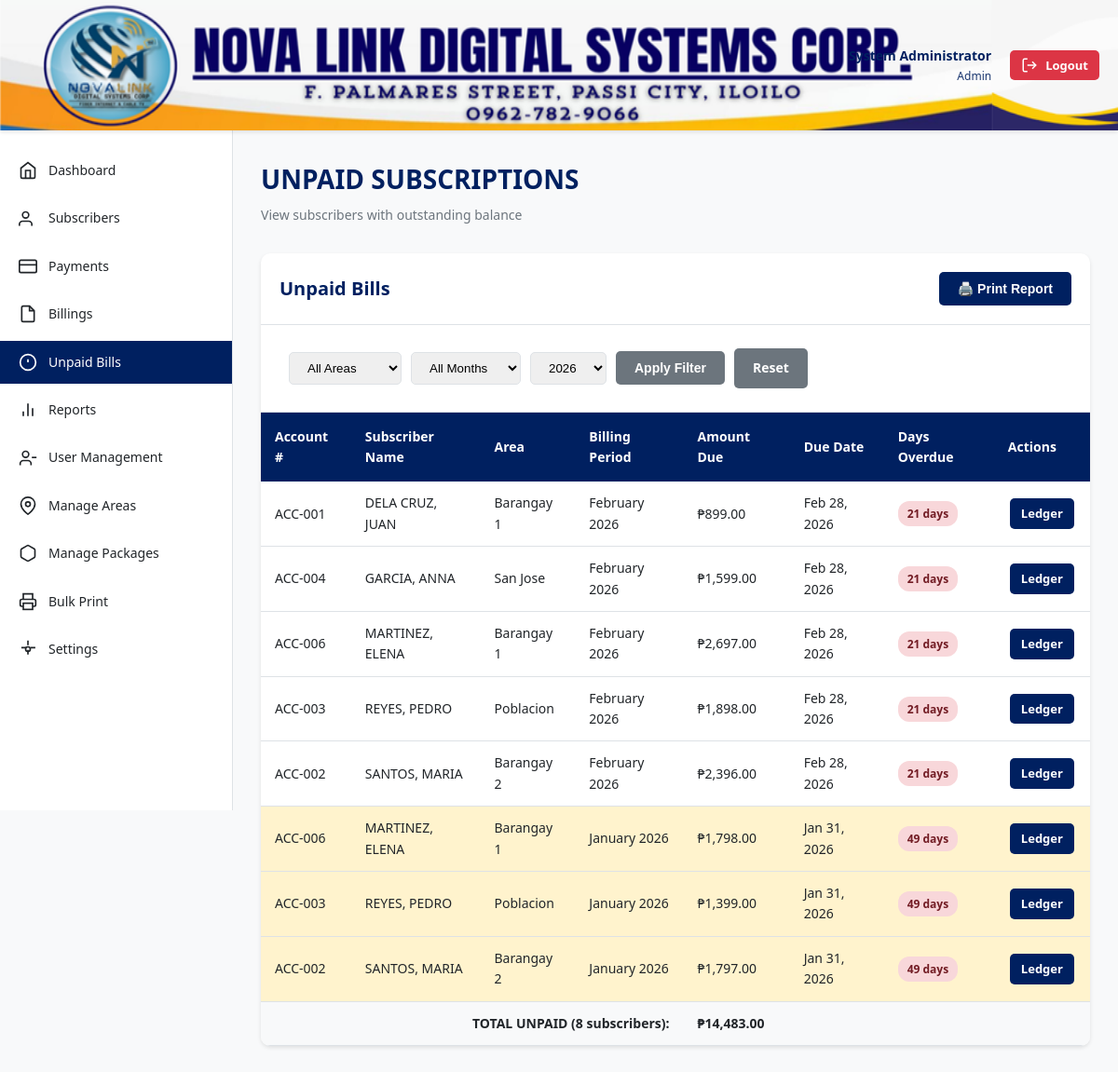
Page /unpaid.php (signed in) on the committed database.
### tables this page shows
CREATE TABLE IF NOT EXISTS customers (
    customer_id INT PRIMARY KEY AUTO_INCREMENT,
    account_number VARCHAR(50) UNIQUE NOT NULL,
    subscriber_name VARCHAR(150) NOT NULL,
    account_name VARCHAR(150),

     
    first_name VARCHAR(100),
    middle_name VARCHAR(100),
    last_name VARCHAR(100),

     
    acct_name VARCHAR(150),
    password_field VARCHAR(100),

    address TEXT NOT NULL,
    area_id INT,
    tel_no VARCHAR(50),
    package_id INT,
    bandwidth_mbps INT,
    monthly_fee DECIMAL(10,2),
    installation_date DATE,
    date_connected DATE,
    disconnection_date DATE NULL,

     
    status ENUM('active', 'disconnected', 'reconnected', 'pending_installation', 'hold_disconnection') DEFAULT 'active',

    router_serial VARCHAR(100),

     
    port_number VARCHAR(50),
    lcp_number VARCHAR(50),
    nap_number VARCHAR(50),
    nap_output VARCHAR(50),
    fiber_output VARCHAR(50),
    serial_number VARCHAR(100),
    mac_address VARCHAR(50),
    installed_by VARCHAR(100),

    code_number VARCHAR(50),
    remarks TEXT,
    created_at TIMESTAMP DEFAULT CURRENT_TIMESTAMP,
    updated_at TIMESTAMP DEFAULT CURRENT_TIMESTAMP ON UPDATE CURRENT_TIMESTAMP,

    FOREIGN KEY (area_id) REFERENCES areas(area_id) ON DELETE SET NULL,
    FOREIGN KEY (package_id) REFERENCES packages(package_id) ON DELETE SET NULL,
    INDEX idx_account_number (account_number),
    INDEX idx_subscriber_name (subscriber_name),
    INDEX idx_area (area_id),
    INDEX idx_status (status)
);

CREATE TABLE IF NOT EXISTS areas (
    area_id INT PRIMARY KEY AUTO_INCREMENT,
    area_name VARCHAR(100) NOT NULL UNIQUE,
    description TEXT,
    created_at TIMESTAMP DEFAULT CURRENT_TIMESTAMP,
    INDEX idx_area_name (area_name)
);

CREATE TABLE IF NOT EXISTS billings (
    billing_id INT PRIMARY KEY AUTO_INCREMENT,
    customer_id INT NOT NULL,
    billing_month INT NOT NULL,
    billing_year INT NOT NULL,
    internet_fee DECIMAL(10,2) DEFAULT 0.00,
    cable_fee DECIMAL(10,2) DEFAULT 0.00,
    service_fee DECIMAL(10,2) DEFAULT 0.00,
    material_fee DECIMAL(10,2) DEFAULT 0.00,
    previous_balance DECIMAL(10,2) DEFAULT 0.00,
    total_amount DECIMAL(10,2) NOT NULL,
    discount DECIMAL(10,2) DEFAULT 0.00,
    net_amount DECIMAL(10,2) NOT NULL,
    status ENUM('unpaid', 'paid', 'partial') DEFAULT 'unpaid',
    due_date DATE,
    auto_generated TINYINT(1) DEFAULT 1,
    created_at TIMESTAMP DEFAULT CURRENT_TIMESTAMP,
    updated_at TIMESTAMP DEFAULT CURRENT_TIMESTAMP ON UPDATE CURRENT_TIMESTAMP,
    FOREIGN KEY (customer_id) REFERENCES customers(customer_id) ON DELETE CASCADE,
    UNIQUE KEY unique_customer_month (customer_id, billing_month, billing_year),
    INDEX idx_customer (customer_id),
    INDEX idx_billing_period (billing_year, billing_month),
    INDEX idx_status (status)
);

### config.php (called while the page is built, shortened)
<?php
function format_currency($amount) {
    return '₱' . number_format($amount, 2);
}
function get_month_name($month) {
    $months = [
        1 => 'January', 2 => 'February', 3 => 'March', 4 => 'April',
        5 => 'May', 6 => 'June', 7 => 'July', 8 => 'August',
        9 => 'September', 10 => 'October', 11 => 'November', 12 => 'December'
    ];
    return $months[$month] ?? '';
}
?>

### unpaid.php (the view, shortened to what this page needs)
<?php
require_once 'config.php';
$conn = getDBConnection();
$year_filter = isset($_GET['year']) ? intval($_GET['year']) : date('Y');
$sql = "SELECT c.customer_id, c.account_number, c.subscriber_name, c.address, c.tel_no,
        a.area_name, b.billing_id, b.billing_month, b.billing_year, b.net_amount,
        b.due_date, DATEDIFF(CURDATE(), b.due_date) as days_overdue
        FROM customers c
        JOIN billings b ON c.customer_id = b.customer_id
        LEFT JOIN areas a ON c.area_id = a.area_id
        WHERE b.status IN ('unpaid', 'partial')
        AND c.status IN ('active','reconnected','hold_disconnection')";
if ($year_filter > 0) $sql .= " AND b.billing_year = $year_filter";
$sql .= " ORDER BY b.billing_year DESC, b.billing_month DESC, c.subscriber_name ASC";
$result = $conn->query($sql);
$total_unpaid = 0; $total_customers = 0;
?>
<!DOCTYPE html>
<html lang="en">
<head>
    <link rel="stylesheet" href="css/style.css">
</head>
<body>
    <?php include 'includes/header.php'; ?>
    <div class="container">
        <?php include 'includes/sidebar.php'; ?>
        <main class="main-content">
            <div class="page-header no-print">
                <div>
                    <h1>Unpaid Subscriptions</h1>
                    <p>View subscribers with outstanding balance</p>
                </div>
            </div>
            <div class="table-container">
                <div class="table-header no-print">
                    <h2>Unpaid Bills</h2>
                    <button onclick="window.print()" class="btn btn-primary">🖨️ Print Report</button>
                </div>
                <div class="table-filter-bar no-print">
                    <form method="GET" class="filter-group">
                        <select name="area"><option value="0">All Areas</option>
                        </select>
                        <select name="month"><option value="0">All Months</option>
                        </select>
                        <select name="year">
                            <?php for ($y=date('Y');$y>=date('Y')-2;$y--): ?>
                            <option value="<?php echo $y; ?>" <?php echo $year_filter==$y?'selected':''; ?>><?php echo $y; ?></option>
                            <?php endfor; ?>
                        </select>
                        <button type="submit" class="btn btn-secondary">Apply Filter</button>
                        <a href="unpaid.php" class="btn btn-secondary">Reset</a>
                    </form>
                </div>
                <table>
                    <thead><tr>
                        <th>Account #</th>
                        <th>Subscriber Name</th>
                        <th>Area</th>
                        <th>Billing Period</th>
                        <th>Amount Due</th>
                        <th>Due Date</th>
                        <th>Days Overdue</th>
                        <th class="actions-col no-print">Actions</th>
                    </tr></thead>
                    <tbody>
                        <?php if ($result->num_rows > 0): while ($row = $result->fetch_assoc()): $total_unpaid += $row['net_amount']; $total_customers++; ?>
                        <tr class="<?php echo $row['days_overdue']>30?'table-row-overdue':''; ?>">
                            <td><?php echo htmlspecialchars($row['account_number']); ?></td>
                            <td><?php echo htmlspecialchars($row['subscriber_name']); ?></td>
                            <td><?php echo htmlspecialchars($row['area_name']??'N/A'); ?></td>
                            <td><?php echo get_month_name($row['billing_month']).' '.$row['billing_year']; ?></td>
                            <td><?php echo format_currency($row['net_amount']); ?></td>
                            <td><?php echo $row['due_date']?date('M d, Y',strtotime($row['due_date'])):'N/A'; ?></td>
                            <td>
                                <?php if ($row['days_overdue'] > 0): ?>
                                    <span class="badge badge-danger"><?php echo $row['days_overdue']; ?> days</span>
                                <?php else: ?>
                                    <span class="badge badge-warning">Due soon</span>
                                <?php endif; ?>
                            </td>
                            <td class="actions-col no-print">
                                <a href="customer_ledger.php?id=<?php echo $row['customer_id']; ?>" class="btn btn-sm btn-primary">Ledger</a>
                            </td>
                        </tr>
                        <?php endwhile; ?>
                        <tr class="table-row-total">
                            <td colspan="4" class="text-right">TOTAL UNPAID (<?php echo $total_customers; ?> subscribers):</td>
                            <td><?php echo format_currency($total_unpaid); ?></td>
                            <td colspan="3"></td>
                        </tr>
                        <?php else: ?>
                        <tr><td colspan="8" class="text-center">No unpaid bills found</td></tr>
                        <?php endif; ?>
                    </tbody>
                </table>
            </div>
        </main>
    </div>
</body>
</html>

### css/style.css (style rules this page uses)
:root { --primary-color: #002060; --primary-dark: #001540; --primary-light: #003080; --secondary-color: #0066cc; --success-color: #28a745; --danger-color: #dc3545; --warning-color: #ffc107; --info-color: #17a2b8; --light-gray: #f8f9fa; --medium-gray: #e9ecef; --dark-gray: #6c757d; --text-color: #212529; --border-color: #dee2e6; --white: #ffffff; --shadow: 0 2px 4px rgba(0, 0, 0, 0.1); --shadow-lg: 0 4px 8px rgba(0, 0, 0, 0.15); }
* { margin: 0; padding: 0; box-sizing: border-box; }
body { font-family: 'Segoe UI', Tahoma, Geneva, Verdana, sans-serif; font-size: 14px; line-height: 1.6; color: var(--text-color); background-color: var(--light-gray); }
.btn { display: inline-flex; align-items: center; justify-content: center; gap: 8px; padding: 10px 20px; border: none; border-radius: 5px; font-size: 14px; font-weight: 600; cursor: pointer; transition: all 0.3s ease; text-decoration: none; }
.btn-primary { background: var(--primary-color); color: var(--white); }
.btn-secondary { background: var(--dark-gray); color: var(--white); }
.btn-sm { padding: 6px 12px; font-size: 13px; vertical-align: middle; }
table td .btn { margin: 2px; }
.container { display: flex; min-height: calc(100vh - 70px); }
.main-content { flex: 1; padding: 30px; overflow-y: auto; }
.page-header { margin-bottom: 30px; display: flex; justify-content: space-between; align-items: flex-start; }
.page-header h1 { font-size: 28px; color: var(--primary-color); margin-bottom: 5px; text-transform: uppercase; }
.page-header p { color: var(--dark-gray); }
.table-container { background: var(--white); border-radius: 10px; box-shadow: var(--shadow); overflow: hidden; }
.table-header { display: flex; justify-content: space-between; align-items: center; padding: 20px; border-bottom: 1px solid var(--border-color); }
.table-header h2 { font-size: 20px; color: var(--primary-color); }
.table-filter-bar { padding: 15px; border-bottom: 1px solid var(--border-color); }
.filter-group { display: flex; gap: 10px; align-items: center; flex-wrap: wrap; padding: 10px; }
.filter-group select { padding: 8px 15px; border: 1px solid var(--border-color); border-radius: 5px; }
table { width: 100%; border-collapse: collapse; }
table thead { background: var(--primary-color); color: var(--white); }
table th { padding: 15px; text-align: left; font-weight: 600; }
table td { padding: 12px 15px; border-bottom: 1px solid var(--border-color); }
.table-row-total { background: var(--light-gray); font-weight: bold; }
.table-row-total td:last-child { text-align: right; }
.table-row-overdue { background: #fff3cd; }
.badge { display: inline-block; padding: 4px 10px; border-radius: 12px; font-size: 12px; font-weight: 600; }
.badge-danger { background: #f8d7da; color: #721c24; }
.text-right { text-align: right; }
.table-filter-bar { padding: 15px 20px; border-bottom: 1px solid var(--border-color); }
.table-row-total { background: var(--light-gray); font-weight: 700; }

### rows in the picture
customers: account_number "ACC-001", subscriber_name "DELA CRUZ, JUAN", area.area_name "Barangay 1", billings.billing_month "February", billings.billing_year "2026", billings.net_amount "₱899.00", billings.due_date "Feb 28, 2026", days_overdue "21"
customers: account_number "ACC-004", subscriber_name "GARCIA, ANNA", area.area_name "San Jose", billings.billing_month "February", billings.billing_year "2026", billings.net_amount "₱1,599.00", billings.due_date "Feb 28, 2026", days_overdue "21"
customers: account_number "ACC-006", subscriber_name "MARTINEZ, ELENA", area.area_name "Barangay 1", billings.billing_month "February", billings.billing_year "2026", billings.net_amount "₱2,697.00", billings.due_date "Feb 28, 2026", days_overdue "21", billings.billing_month "January", billings.net_amount "₱1,798.00", billings.due_date "Jan 31, 2026", days_overdue "49"
customers: account_number "ACC-003", subscriber_name "REYES, PEDRO", area.area_name "Poblacion", billings.billing_month "February", billings.billing_year "2026", billings.net_amount "₱1,898.00", billings.due_date "Feb 28, 2026", days_overdue "21", billings.billing_month "January", billings.net_amount "₱1,399.00", billings.due_date "Jan 31, 2026", days_overdue "49"
customers: account_number "ACC-002", subscriber_name "SANTOS, MARIA", area.area_name "Barangay 2", billings.billing_month "February", billings.billing_year "2026", billings.net_amount "₱2,396.00", billings.due_date "Feb 28, 2026", days_overdue "21", billings.billing_month "January", billings.net_amount "₱1,797.00", billings.due_date "Jan 31, 2026", days_overdue "49"

### other values in the picture
$_SESSION['full_name'] "System Administrator"
$_SESSION['role'] "Admin"
$total_customers "8"
format_currency($total_unpaid) "₱14,483.00"
form field year "2026"
